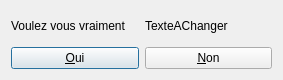
<?xml version="1.0" encoding="UTF-8"?>
<ui version="4.0">
 <class>DialogVerification</class>
 <widget class="QDialog" name="DialogVerification">
  <property name="geometry">
   <rect>
    <x>0</x>
    <y>0</y>
    <width>283</width>
    <height>80</height>
   </rect>
  </property>
  <property name="windowTitle">
   <string>Dialog</string>
  </property>
  <layout class="QVBoxLayout" name="verticalLayout">
   <item>
    <layout class="QHBoxLayout" name="horizontalLayout_2">
     <item>
      <widget class="QLabel" name="label">
       <property name="text">
        <string>Voulez vous vraiment  </string>
       </property>
      </widget>
     </item>
     <item>
      <widget class="QLabel" name="labelTexteChange">
       <property name="text">
        <string>TexteAChanger</string>
       </property>
      </widget>
     </item>
    </layout>
   </item>
   <item>
    <layout class="QHBoxLayout" name="horizontalLayout">
     <item>
      <widget class="QPushButton" name="pushButtonOui">
       <property name="text">
        <string>&amp;Oui</string>
       </property>
      </widget>
     </item>
     <item>
      <widget class="QPushButton" name="pushButtonNon">
       <property name="text">
        <string>&amp;Non</string>
       </property>
      </widget>
     </item>
    </layout>
   </item>
  </layout>
 </widget>
 <resources/>
 <connections/>
</ui>
